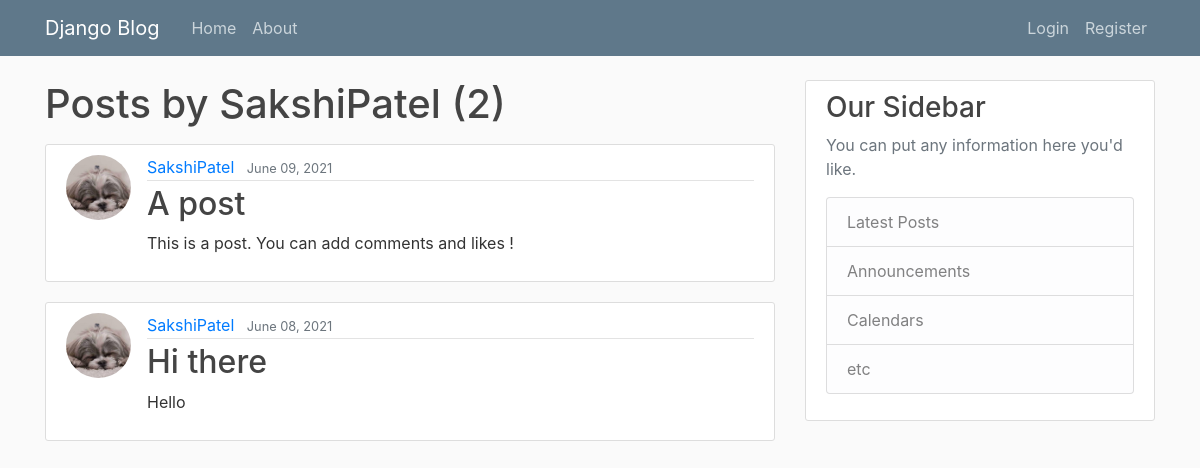
Page /blogs/user/SakshiPatel on the committed database.
### blog/models.py (models this page shows, shortened)
class Post(models.Model):
    title = models.CharField(max_length=100)
    content = models.TextField()
    date_posted = models.DateTimeField(default=timezone.now)
    author = models.ForeignKey(User, on_delete=models.CASCADE)
    likes = models.ManyToManyField(User, related_name='blog_posts')

### users/models.py (models this page shows, shortened)
class Profile(models.Model):
    user = models.OneToOneField(User, on_delete=models.CASCADE)
    image = models.ImageField(default='default.jpg', upload_to='profile_pics')

### blog/views.py (the view)
# urls.py: path('user/<str:username>', UserPostListView.as_view(), name='user-posts'),
class UserPostListView(ListView):
    model = Post
    template_name = 'blog/user_posts.html'  # <app>/<model>_<viewtype>.html
    context_object_name = 'posts'
    paginate_by = 5
    def get_queryset(self):
        user = get_object_or_404(User, username=self.kwargs.get('username'))
        return Post.objects.filter(author=user).order_by('-date_posted')

### blog/templates/blog/user_posts.html (shortened to what this page needs)
{% extends "blog/base.html" %}
{% block content %}
    <h1 class="mb-3">Posts by {{ view.kwargs.username }} ({{ page_obj.paginator.count }})</h1>
    {% for post in posts %}
        <article class="media content-section">
          <img class="rounded-circle article-img" src="{{ post.author.profile.image.url }}">
          <div class="media-body">
            <div class="article-metadata">
              <a class="mr-2" href="{% url 'user-posts' post.author.username %}">{{ post.author }}</a>
              <small class="text-muted">{{ post.date_posted|date:"F d, Y" }}</small>
            </div>
            <h2><a class="article-title" href="{% url 'post-detail' post.id %}">{{ post.title }}</a></h2>
            <p class="article-content">{{ post.content }}</p>
          </div>
        </article>
    {% endfor %}
{% endblock content %}

### blog/static/blog/main.css (style rules this page uses)
body { background: #fafafa; color: #333333; margin-top: 5rem; }
h1, h2, h3, h4, h5, h6 { color: #444444; }
.content-section { background: #ffffff; padding: 10px 20px; border: 1px solid #dddddd; border-radius: 3px; margin-bottom: 20px; }
.article-title { color: #444444; }
.article-content { white-space: pre-line; }
.article-img { height: 65px; width: 65px; margin-right: 16px; }
.article-metadata { padding-bottom: 1px; margin-bottom: 4px; border-bottom: 1px solid #e3e3e3 }

### rows in the picture
Post: author.profile.image (picture), author "SakshiPatel", date_posted "June 09, 2021", title "A post", content "This is a post. You can add comments and likes !"
Post: author.profile.image (picture), author "SakshiPatel", date_posted "June 08, 2021", title "Hi there", content "Hello"

### other values in the picture
{{ view.kwargs.username }} "SakshiPatel"
{{ page_obj.paginator.count }} "2"
